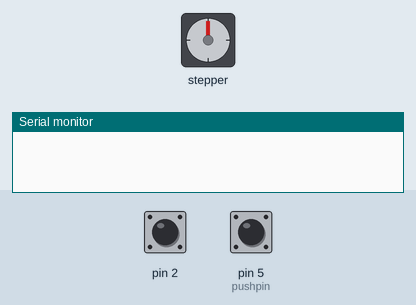
Recording of a sketch running on a simulated Arduino Uno, built with avr-gcc and run on an emulated ATmega328P. On the bench: stepper motor, the last lines printed to the serial monitor. The test bench sets the inputs (shaded band); at power-on: pin 5 (pushpin) LOW, pin 2 HIGH. Stepper angles assume 255 steps per turn.

Above: at 1.2 s.
1.3 s: pin 5 (pushpin) pulled HIGH for 0.15 s
At 1.45 s:
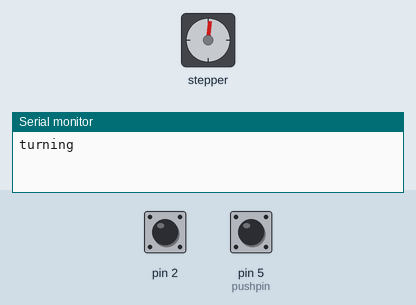
3.8 s: pin 2 pulled LOW for 0.15 s
6.8 s: pin 5 (pushpin) pulled HIGH for 1 s
At 7.27 s:
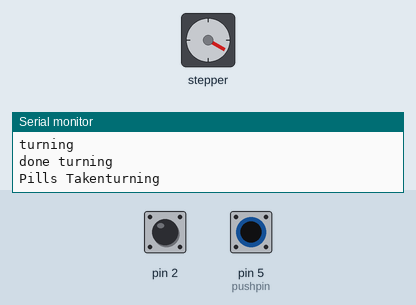
9.3 s: pin 2 driven LOW and pin 5 (pushpin) driven HIGH
At 11.6 s:
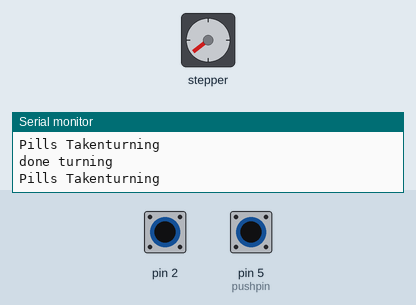
12.3 s: pin 2 driven HIGH
Timing chart, 0 to 14.8 s (numbered marks = the images above; inputs shaded):
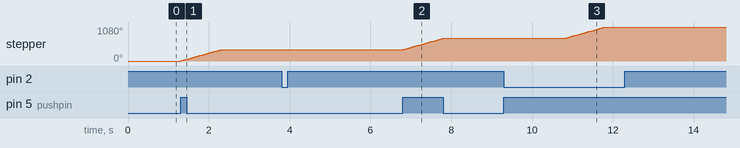

Measured:
- after the input at 1.3 s, stepper: turns 360° clockwise in 0.99 s, starting at once
- after the input at 6.8 s, stepper: turns 360° clockwise in 0.99 s, starting at once
- after the input at 9.3 s, stepper: turns 360° clockwise in 0.99 s, starting after 1.5 s

The sketch:

Final.ino
```cpp
/*
 Stepper Motor Control - one revolution
 Wait for button press and rotates to stop unti next button press.
 */

#include <Stepper.h>
#include <CapacitiveSensor.h>
const int stepsPerRevolution = 255;  // change this to fit the number of steps per revolution for your motor
int capbegin = 0;
//int pins for pushbutton for lid rotation
int pushpin = 5; //Input pin for pushbutton
int motorpwr = 7;
int val = 0;

//capacitance sensor int

int treshold = 500; // the minimum value for turning the LED on
int ledPin = 12;


// initialize the stepper library on pins 8 through 11:
Stepper myStepper(stepsPerRevolution, 8, 9, 10, 11);
CapacitiveSensor   cs_4_2 = CapacitiveSensor(4, 2);

void setup() {
  //Stepper Setup
  pinMode(pushpin, INPUT);   //declare pusbutton as input

  // Motor setup
  myStepper.setSpeed(60); //set the speed at 60 rpm:
  Serial.begin(9600);     //set the speed at 60 rpm:
  //Stepper Setup End

  //Capacitance Sensor Setup
 cs_4_2.set_CS_AutocaL_Millis(0xFFFFFFFF);     // turn off autocalibrate on channel 1 - just as an example
  Serial.begin(9600);
  //Capacitance Sensor End
}

void capacitance_sensor()
{
  //Serial.print("Begin");
   long start = millis();
  long sensorValue =  cs_4_2.capacitiveSensor(30);


  //Serial.print(millis() - start);        // check on performance in milliseconds
  //Serial.print("\t");                    // tab character for debug windown spacing

  //Serial.print(sensorValue);                  // print sensor output 1
  //Serial.print("\n");

  if (sensorValue > treshold) {
    digitalWrite(ledPin, HIGH);
    delay(1500);                             // arbitrary delay to limit data to serial port
    digitalWrite(ledPin, LOW);
   Serial.print("Pills Taken");
   loop();
  }
  else {
    capacitance_sensor();
  }


}
void loop() {

  //motor step function w/ pushbutton  7

  val = digitalRead(pushpin); //read input button value

    if (digitalRead(pushpin) == HIGH) {
    //step one revolution  in one direction:
    Serial.println("turning");
    myStepper.step(stepsPerRevolution);
    delay(1500);
    digitalWrite(8, LOW);
    digitalWrite(9, LOW);
    digitalWrite(10, LOW);
    digitalWrite(11, LOW);
    Serial.println("done turning");
    capacitance_sensor();
    return; }
    else if (digitalRead(pushpin) == LOW) {
    return;}


  }
```
